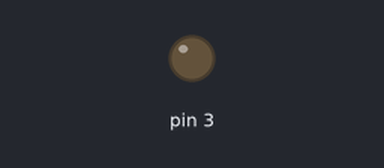
Bench run of a sketch on a simulated Arduino Uno, built with avr-gcc and run on an emulated ATmega328P. Parts: output pins drawn as LEDs (lit = HIGH).

Above: at 0.1 s.
At 60.1 s:
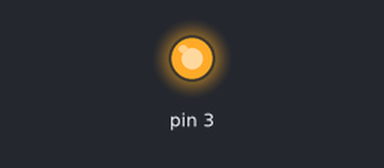
Timing chart, 0 to 91.5 s (numbered marks = the images above):
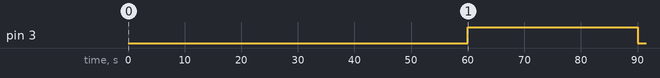

Measured:
- by itself, pin 3: LOW → HIGH at 60.0 s, → LOW 30.0 s later

The sketch:

VertTest.ino
```cpp
void setup() {
  pinMode(3,OUTPUT);
  delay(60000);
}

void loop() {
  digitalWrite(3,HIGH);
  delay(30000);
  digitalWrite(3,LOW);
  delay(120000);
}
```
